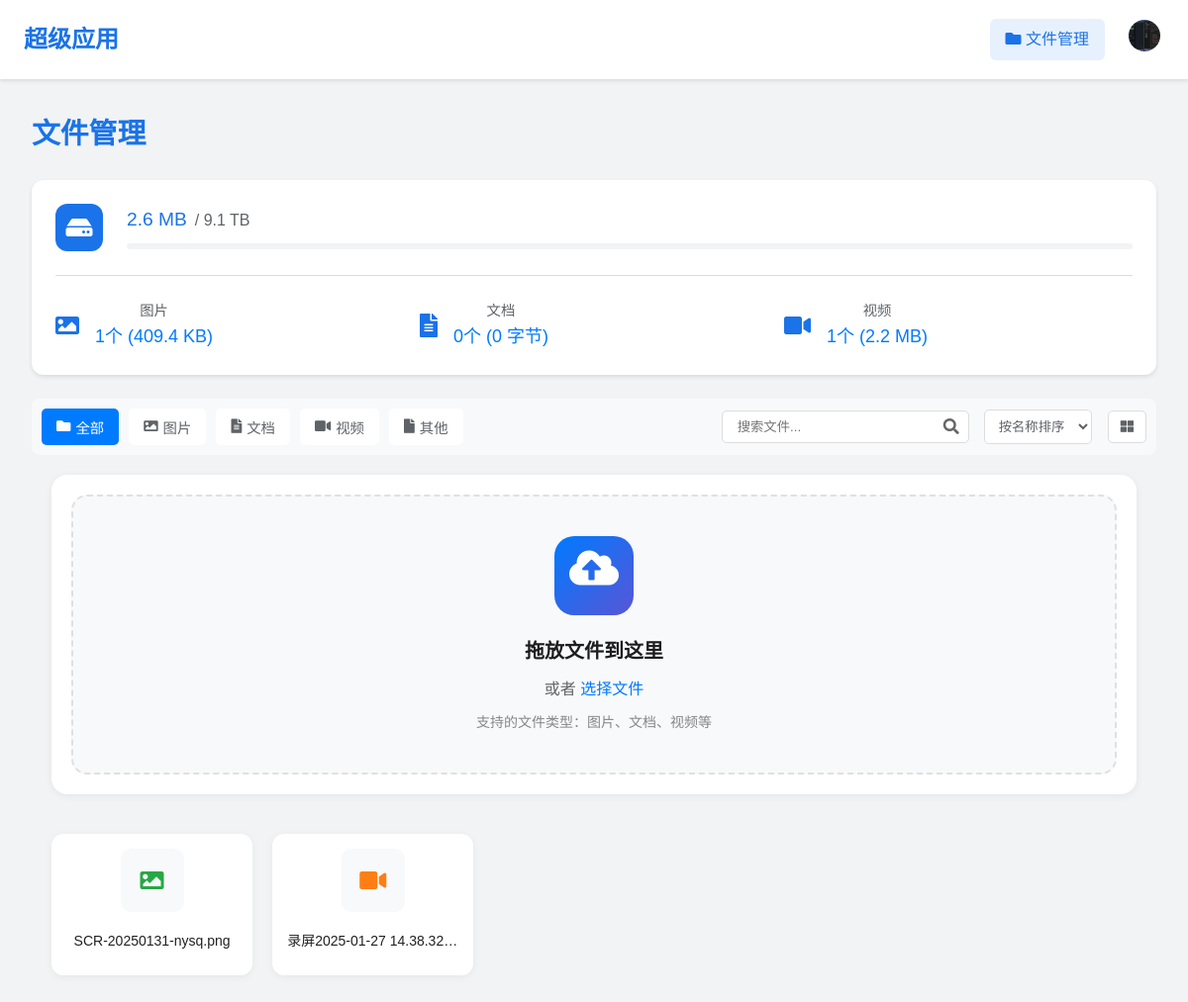
/files/ (signed in), run on the app's committed database.
### accounts/models.py (models this page shows, shortened)
class CustomUser(AbstractUser):
    phone_number = models.CharField(
        '手机号码',
        max_length=11,
        unique=True,
        validators=[
            RegexValidator(
                regex=r'^1[3-9]\d{9}$',
                message='请输入有效的手机号码（11位数字，以1开头）'
            )
        ]
    )
    birthday = models.DateField('出生日期', null=True, blank=True)
    avatar = models.ImageField('头像', upload_to='avatars/', null=True, blank=True)
    real_name = models.CharField('真实姓名', max_length=50, blank=True)
    registration_ip = models.GenericIPAddressField(
        '注册IP',
        null=True,
        blank=True,
        help_text='用户注册时的IP地址'
    )
    USERNAME_FIELD = 'phone_number'
    REQUIRED_FIELDS = ['username']
    class Meta:
        verbose_name = '用户'
        verbose_name_plural = '用户'

### files/models.py (models this page shows, shortened)
class UserStorageQuota(models.Model):
    user = models.OneToOneField(
        settings.AUTH_USER_MODEL,
        on_delete=models.CASCADE,
        related_name='storage_quota'
    )
    max_storage = models.BigIntegerField(default=settings.MAX_USER_STORAGE)
    used_storage = models.BigIntegerField(default=0)
    def get_used_storage(self):
        return self.used_storage
    def get_readable_quota(self):
        def format_size(size):
            for unit in ['B', 'KB', 'MB', 'GB', 'TB']:
                if size < 1024.0:
                    return f"{size:.1f} {unit}"
                size /= 1024.0
            return f"{size:.1f} PB"
        return format_size(self.max_storage)
    def get_storage_usage_percent(self):
        if self.max_storage == 0:
            return 100
        return (self.used_storage / self.max_storage) * 100

class UserFile(models.Model):
    FILE_TYPES = (
        ('image', '图片'),
        ('document', '文档'),
        ('video', '视频'),
        ('other', '其他')
    )
    def get_upload_path(instance, filename):
        """为每个文件生成唯一的上传路径"""
        ext = os.path.splitext(filename)[1]
        unique_filename = f"{uuid.uuid4().hex}{ext}"
        return os.path.join('users', str(instance.user.id), instance.file_type, unique_filename)
    user = models.ForeignKey(settings.AUTH_USER_MODEL, on_delete=models.CASCADE, related_name='files')
    file = models.FileField(
        upload_to=get_upload_path,
    )
    file_type = models.CharField(max_length=20, choices=FILE_TYPES)
    original_name = models.CharField(max_length=255)
    file_size = models.BigIntegerField()
    uploaded_at = models.DateTimeField(auto_now_add=True)
    description = models.TextField(blank=True)
    is_public = models.BooleanField(default=False)
    class Meta:
        ordering = ['-uploaded_at']
        verbose_name = '用户文件'
        verbose_name_plural = '用户文件'
    def get_icon_class(self):
        icon_map = {
            'image': 'fa-image',
            'document': 'fa-file-alt',
            'video': 'fa-video',
            'other': 'fa-file'
        }
        return icon_map.get(self.file_type, 'fa-file')

### files/views.py (the view)
# urls.py: path('', FileListView.as_view(), name='file_list'),
class FileListView(LoginRequiredMixin, ListView):
    model = UserFile
    template_name = 'files/file_list.html'
    context_object_name = 'files'
    def get_queryset(self):
        return UserFile.objects.filter(user=self.request.user)
    def get_context_data(self, **kwargs):
        context = super().get_context_data(**kwargs)
        user_files = self.get_queryset()
        context['image_count'] = user_files.filter(file_type='image').count()
        context['document_count'] = user_files.filter(file_type='document').count()
        context['video_count'] = user_files.filter(file_type='video').count()
        context['image_size'] = user_files.filter(file_type='image').aggregate(Sum('file_size'))['file_size__sum'] or 0
        context['document_size'] = user_files.filter(file_type='document').aggregate(Sum('file_size'))['file_size__sum'] or 0
        context['video_size'] = user_files.filter(file_type='video').aggregate(Sum('file_size'))['file_size__sum'] or 0
        return context

### templates/files/file_list.html (shortened to what this page needs)
{% extends "base.html" %}
{% load static %}
{% block extra_css %}
<link href="https://cdnjs.cloudflare.com/ajax/libs/font-awesome/5.15.4/css/all.min.css" rel="stylesheet">
<link href="{% static 'css/file_manager.css' %}" rel="stylesheet">
{% endblock %}
{% block content %}
<div class="file-manager">
    <div class="file-header">
        <h1>文件管理</h1>
    </div>
    <div class="storage-info">
        <div class="storage-overview">
            <div class="storage-icon">
                <i class="fas fa-hdd"></i>
            </div>
            <div class="storage-details">
                <div class="storage-text">
                    <span class="storage-used">{{ request.user.storage_quota.get_used_storage|filesizeformat }}</span>
                    <span class="storage-total">/ {{ request.user.storage_quota.get_readable_quota }}</span>
                </div>
                <div class="storage-bar">
                </div>
            </div>
        </div>
        <div class="storage-stats">
            <div class="stat-item">
                <i class="fas fa-image"></i>
                <div class="stat-info">
                    <span class="stat-label">图片</span>
                    <span class="stat-value">{{ image_count }}个 ({{ image_size|filesizeformat }})</span>
                </div>
            </div>
            <div class="stat-item">
                <i class="fas fa-file-alt"></i>
                <div class="stat-info">
                    <span class="stat-label">文档</span>
                    <span class="stat-value">{{ document_count }}个 ({{ document_size|filesizeformat }})</span>
                </div>
            </div>
            <div class="stat-item">
                <i class="fas fa-video"></i>
                <div class="stat-info">
                    <span class="stat-label">视频</span>
                    <span class="stat-value">{{ video_count }}个 ({{ video_size|filesizeformat }})</span>
                </div>
            </div>
        </div>
    </div>
    <div class="file-controls">
        <div class="filter-group">
            <button class="filter-btn active" data-type="all">
                <i class="fas fa-folder"></i> 全部
            </button>
            <button class="filter-btn" data-type="image">
                <i class="fas fa-image"></i> 图片
            </button>
            <button class="filter-btn" data-type="document">
                <i class="fas fa-file-alt"></i> 文档
            </button>
            <button class="filter-btn" data-type="video">
                <i class="fas fa-video"></i> 视频
            </button>
            <button class="filter-btn" data-type="other">
                <i class="fas fa-file"></i> 其他
            </button>
        </div>
        <div class="control-group">
            <div class="search-box">
                <input type="text" id="fileSearch" placeholder="搜索文件...">
                <i class="fas fa-search"></i>
            </div>
            <div class="view-controls">
                <select id="sortSelect" class="sort-select">
                    <option value="name">按名称排序</option>
                </select>
                <button id="viewToggle" class="view-toggle" title="切换视图">
                    <i class="fas fa-th-large"></i>
                </button>
            </div>
        </div>
    </div>
    <div class="upload-section">
        <div class="upload-zone" id="uploadZone">
            <div class="upload-content">
                <div class="upload-icon">
                    <i class="fas fa-cloud-upload-alt"></i>
                </div>
                <h3>拖放文件到这里</h3>
                <p>或者 <span class="upload-trigger">选择文件</span></p>
                <p class="upload-hint">支持的文件类型：图片、文档、视频等</p>
            </div>
        </div>
    </div>
    <div class="file-list">
        {% for file in files %}
        <div class="file-item" data-type="{{ file.file_type }}" data-date="{{ file.uploaded_at|date:'Y-m-d H:i' }}" data-size="{{ file.file_size }}">
            <div class="file-icon" data-type="{{ file.file_type }}" onclick="previewFile('{{ file.file.url }}', '{{ file.file_type }}', '{{ file.original_name|escapejs }}')">
                <i class="fas {{ file.get_icon_class }}"></i>
            </div>
            <div class="file-name" title="{{ file.original_name }}">{{ file.original_name }}</div>
        </div>
        {% empty %}
        <div class="no-files">
            <i class="fas fa-folder-open"></i>
            <p>还没有上传任何文件</p>
        </div>
        {% endfor %}
    </div>
</div>
{% endblock %}

### templates/base.html (shortened to what this page needs)
<!DOCTYPE html>
<html lang="zh">
<head>
    {% block extra_css %}{% endblock %}
</head>
<body>
    {% if user.is_authenticated %}
    <header class="nav-header">
        <div class="nav-container">
            <a href="{% url 'home' %}" class="nav-brand">超级应用</a>
            <nav class="nav-menu">
                <a href="{% url 'files:file_list' %}" class="nav-link {% if request.resolver_match.url_name == 'file_list' %}active{% endif %}">
                    <i class="fas fa-folder"></i> 文件管理
                </a>
                <div class="user-menu-container">
                    <div class="user-menu-trigger">
                        {% if user.avatar %}
                            <img src="{{ user.avatar.url }}" alt="头像" class="user-avatar">
                        {% else %}
                            <div class="user-avatar-placeholder">{{ user.username|first|upper }}</div>
                        {% endif %}
                    </div>
                </div>
            </nav>
        </div>
    </header>
    {% endif %}
    {% block content %}{% endblock %}
</body>
</html>

### static/css/file_manager.css (style rules this page uses)
.file-manager { max-width: 1200px; margin: 2rem auto; padding: 0 2rem; }
.file-header { display: flex; justify-content: space-between; align-items: center; margin-bottom: 1.5rem; }
.file-header h1 { font-size: 1.8rem; color: var(--primary-color); margin: 0; }
.storage-info { background: white; border-radius: 12px; padding: 1.5rem; box-shadow: 0 2px 4px rgba(0,0,0,0.1); margin-bottom: 1.5rem; }
.storage-overview { display: flex; align-items: center; gap: 1.5rem; }
.storage-icon { width: 48px; height: 48px; background: var(--primary-color); border-radius: 12px; display: flex; align-items: center; justify-content: center; color: white; font-size: 1.5rem; }
.storage-details { flex: 1; }
.storage-text { display: flex; align-items: baseline; gap: 0.5rem; margin-bottom: 0.5rem; }
.storage-used { font-size: 1.2rem; font-weight: 500; color: var(--primary-color); }
.storage-total { color: var(--secondary-color); }
.storage-bar { height: 6px; background: var(--light-bg); border-radius: 3px; overflow: hidden; }
.storage-stats { display: grid; grid-template-columns: repeat(auto-fit, minmax(150px, 1fr)); gap: 1rem; margin-top: 1.5rem; padding-top: 1.5rem; border-top: 1px solid var(--border-color); }
.stat-item { display: flex; align-items: center; gap: 1rem; }
.stat-item i { font-size: 1.5rem; color: var(--primary-color); }
.stat-info { display: flex; flex-direction: column; }
.stat-label { font-size: 0.9rem; color: var(--secondary-color); }
.stat-value { font-weight: 500; }
.upload-zone { background: white; border: 2px dashed var(--border-color); border-radius: 12px; padding: 2rem; text-align: center; margin-bottom: 1.5rem; cursor: pointer; transition: all 0.3s ease; position: relative; overflow: hidden; }
.upload-content { color: var(--secondary-color); }
.upload-content i { font-size: 3rem; color: var(--primary-color); margin-bottom: 1rem; transition: transform 0.3s ease; }
.file-list { display: grid; grid-template-columns: repeat(auto-fill, minmax(280px, 1fr)); gap: 1.5rem; }
.file-item { background: white; border-radius: 12px; padding: 1.5rem; box-shadow: 0 2px 4px rgba(0,0,0,0.1); display: flex; flex-direction: column; }
.file-icon { font-size: 2rem; color: var(--primary-color); margin-bottom: 1rem; cursor: pointer; }
.file-name { font-weight: 500; margin-bottom: 0.5rem; word-break: break-all; }
:root { --primary-color: #1a73e8; --secondary-color: #5f6368; --border-color: #dadce0; --light-bg: #f1f3f4; --warning-color: #f9ab00; --danger-color: #ea4335; }
.file-controls { display: flex; justify-content: space-between; align-items: center; margin-bottom: 1.5rem; gap: 1rem; flex-wrap: wrap; }
.filter-group { display: flex; gap: 0.5rem; flex-wrap: wrap; }
.filter-btn { padding: 0.5rem 1rem; border: 1px solid var(--border-color); border-radius: 20px; background: white; color: var(--secondary-color); cursor: pointer; transition: all 0.3s ease; font-size: 0.9rem; }
.filter-btn.active { background: var(--primary-color); color: white; border-color: var(--primary-color); }
.view-controls { display: flex; gap: 1rem; align-items: center; }
.sort-select { padding: 0.5rem; border: 1px solid var(--border-color); border-radius: 20px; background: white; color: var(--secondary-color); }
.view-toggle { background: none; border: 1px solid var(--border-color); border-radius: 20px; padding: 0.5rem 1rem; cursor: pointer; color: var(--secondary-color); }

### data on the page
CustomUser: avatar (placeholder picture), user.storage_quota.get_used_storage|filesizeformat "2.6 MB", user.storage_quota.get_readable_quota "9.1 TB"
UserFile: original_name "SCR-20250131-nysq.png"
UserFile: original_name "录屏2025-01-27 14.38.32…"

### other printed values
{{ image_count }} "1"
{{ image_size|filesizeformat }} "409.4 KB"
{{ document_count }} "0"
{{ document_size|filesizeformat }} "0 字节"
{{ video_count }} "1"
{{ video_size|filesizeformat }} "2.2 MB"
